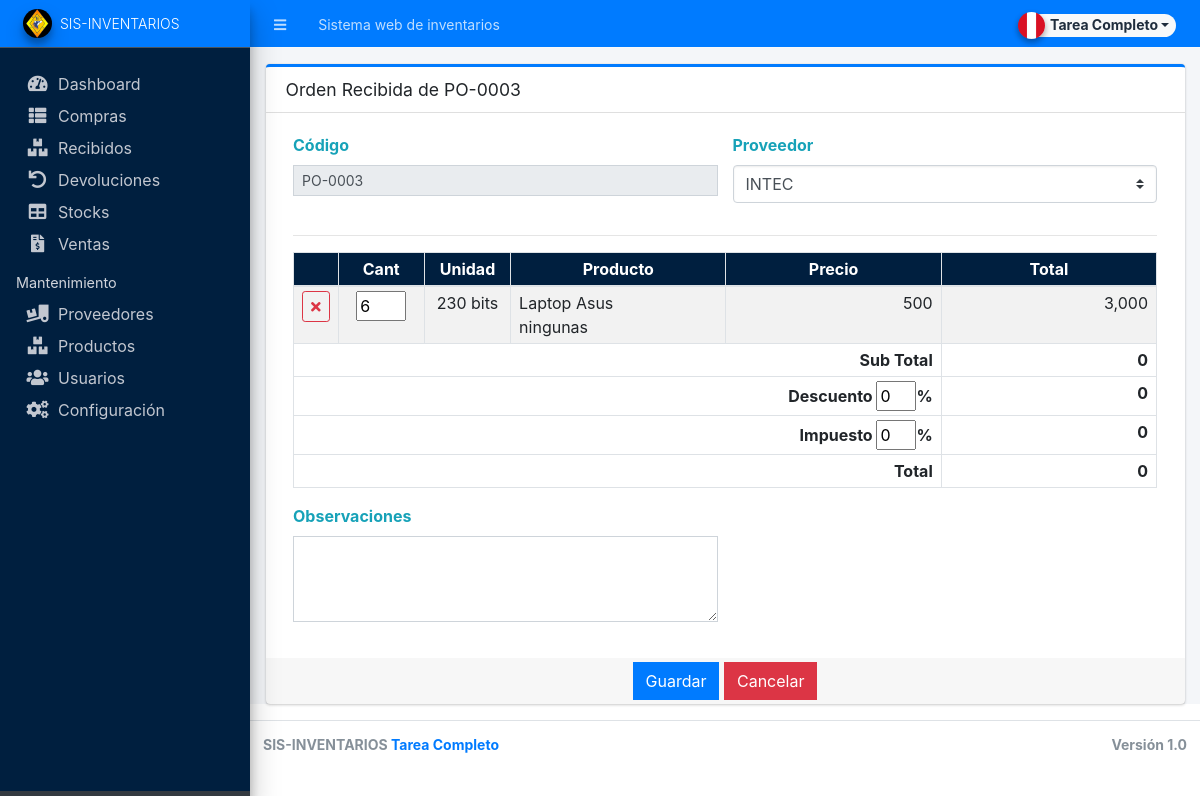
Page /admin?page=receiving/manage_receiving&po_id=5 (signed in) on the committed database.
### tables this page shows
CREATE TABLE `po_items` (
  `po_id` int(30) NOT NULL,
  `item_id` int(30) NOT NULL,
  `quantity` int(30) NOT NULL,
  `price` float NOT NULL DEFAULT 0,
  `unit` varchar(50) NOT NULL,
  `total` float NOT NULL DEFAULT 0
);

CREATE TABLE `item_list` (
  `id` int(30) NOT NULL,
  `name` text NOT NULL,
  `description` text NOT NULL,
  `supplier_id` int(30) NOT NULL,
  `cost` float NOT NULL DEFAULT 0,
  `status` tinyint(1) NOT NULL DEFAULT 1,
  `date_created` datetime NOT NULL DEFAULT current_timestamp(),
  `date_updated` datetime NOT NULL DEFAULT current_timestamp() ON UPDATE current_timestamp()
);

### admin/receiving/manage_receiving.php (the view, shortened to what this page needs)
<?php
if (isset($_GET['po_id'])) {
    $qry = $conn->query("SELECT p.*,s.name as supplier FROM purchase_order_list p inner join supplier_list s on p.supplier_id = s.id  where p.id = '{$_GET['po_id']}'");
}
?>
<div class="card card-outline card-primary">
    <div class="card-header">
        <h4 class="card-title"><?php echo !isset($id) ? "Orden Recibida de " . $po_code : 'Actualizar Información  de Orden' ?></h4>
    </div>
    <div class="card-body">
        <form action="" id="receive-form">
            <div class="container-fluid">
                <div class="row">
                    <?php if (!isset($bo_id)) : ?>
                        <div class="col-md-6">
                            <label class="control-label text-info">Código</label>
                            <input type="text" class="form-control form-control-sm rounded-0" value="<?php echo isset($po_code) ? $po_code : '' ?>" readonly>
                        </div>
                    <?php endif; ?>
                    <div class="col-md-6">
                        <div class="form-group">
                            <label for="supplier_id" class="control-label text-info">Proveedor</label>
                            <select id="supplier_id" name="supplier_id" class="custom-select select2">
                                <?php
                                $supplier = $conn->query("SELECT * FROM `supplier_list` where status = 1 order by `name` asc");
                                while ($row = $supplier->fetch_assoc()) :
                                ?>
                                    <option value="<?php echo $row['id'] ?>" <?php echo isset($supplier_id) && $supplier_id == $row['id'] ? "selected" : "" ?>><?php echo $row['name'] ?></option>
                                <?php endwhile; ?>
                            </select>
                        </div>
                    </div>
                </div>
                <hr>
                <table class="table table-striped table-bordered" id="list">
                    <colgroup>
                        <col width="5%">
                        <col width="10%">
                        <col width="10%">
                        <col width="25%">
                        <col width="25%">
                        <col width="25%">
                    </colgroup>
                    <thead>
                        <tr class="text-light bg-navy">
                            <th class="text-center py-1 px-2"></th>
                            <th class="text-center py-1 px-2">Cant</th>
                            <th class="text-center py-1 px-2">Unidad</th>
                            <th class="text-center py-1 px-2">Producto</th>
                            <th class="text-center py-1 px-2">Precio</th>
                            <th class="text-center py-1 px-2">Total</th>
                        </tr>
                    </thead>
                    <tbody>
                        <?php
                        if (isset($po_id)) :
                            if (!isset($bo_id))
                                $qry = $conn->query("SELECT p.*,i.name,i.description FROM `po_items` p inner join item_list i on p.item_id = i.id where p.po_id = '{$po_id}'");
                            else
                                $qry = $conn->query("SELECT b.*,i.name,i.description FROM `bo_items` b inner join item_list i on b.item_id = i.id where b.bo_id = '{$bo_id}'");
                            while ($row = $qry->fetch_assoc()) :
                                $row['qty'] = $row['quantity'];
                        ?>
                                <tr>
                                    <td class="py-1 px-2 text-center">
                                        <button class="btn btn-outline-danger btn-sm rem_row" type="button"><i class="fa fa-times"></i></button>
                                    </td>
                                    <td class="py-1 px-2 text-center qty">
                                        <input type="number" name="qty[]" style="width:50px !important" value="<?php echo $row['qty']; ?>" max="<?php echo $row['quantity']; ?>" min="0">
                                    </td>
                                    <td class="py-1 px-2 text-center unit">
                                        <?php echo $row['unit']; ?>
                                    </td>
                                    <td class="py-1 px-2 item">
                                        <?php echo $row['name']; ?> <br>
                                        <?php echo $row['description']; ?>
                                    </td>
                                    <td class="py-1 px-2 text-right cost">
                                        <?php echo number_format($row['price']); ?>
                                    </td>
                                    <td class="py-1 px-2 text-right total">
                                        <?php echo number_format($row['total']); ?>
                                    </td>
                                </tr>
                            <?php endwhile; ?>
                        <?php endif; ?>
                    </tbody>
                    <tfoot>
                        <tr>
                            <th class="text-right py-1 px-2" colspan="5">Sub Total</th>
                            <th class="text-right py-1 px-2 sub-total">0</th>
                        </tr>
                        <tr>
                            <th class="text-right py-1 px-2" colspan="5">Descuento <input style="width:40px !important" name="discount_perc" class='' type="number" min="0" max="100" value="<?php echo isset($discount_perc) ? $discount_perc : 0 ?>">%
                            </th>
                            <th class="text-right py-1 px-2 discount"><?php echo isset($discount) ? number_format($discount) : 0 ?></th>
                        </tr>
                        <tr>
                            <th class="text-right py-1 px-2" colspan="5">Impuesto <input style="width:40px !important" name="tax_perc" class='' type="number" min="0" max="100" value="<?php echo isset($tax_perc) ? $tax_perc : 0 ?>">%
                            </th>
                            <th class="text-right py-1 px-2 tax"><?php echo isset($tax) ? number_format($tax) : 0 ?></th>
                        </tr>
                        <tr>
                            <th class="text-right py-1 px-2" colspan="5">Total
                            </th>
                            <th class="text-right py-1 px-2 grand-total">0</th>
                        </tr>
                    </tfoot>
                </table>
                <div class="row">
                    <div class="col-md-6">
                        <div class="form-group">
                            <label for="remarks" class="text-info control-label">Observaciones</label>
                            <textarea name="remarks" id="remarks" rows="3" class="form-control rounded-0"><?php echo isset($remarks) ? $remarks : '' ?></textarea>
                        </div>
                    </div>
                </div>
            </div>
        </form>
    </div>
    <div class="card-footer py-1 text-center">
        <button class="btn btn-flat btn-primary" type="submit" form="receive-form">Guardar</button>
        <a class="btn btn-flat btn-danger" href="<?php echo base_url . '/admin?page=purchase_order' ?>">Cancelar</a>
    </div>
</div>

### rows in the picture
po_items: quantity "6", unit "230 bits", item.name "Laptop Asus", item.description "ningunas", price "500", total "3,000"

### other values in the picture
$_settings->info('name') "Sistema web de inventarios"
$_settings->info('short_name') "SIS-INVENTARIOS"
$po_code "PO-0003"
$discount "0"
$tax "0"
form field supplier_id "INTEC"
